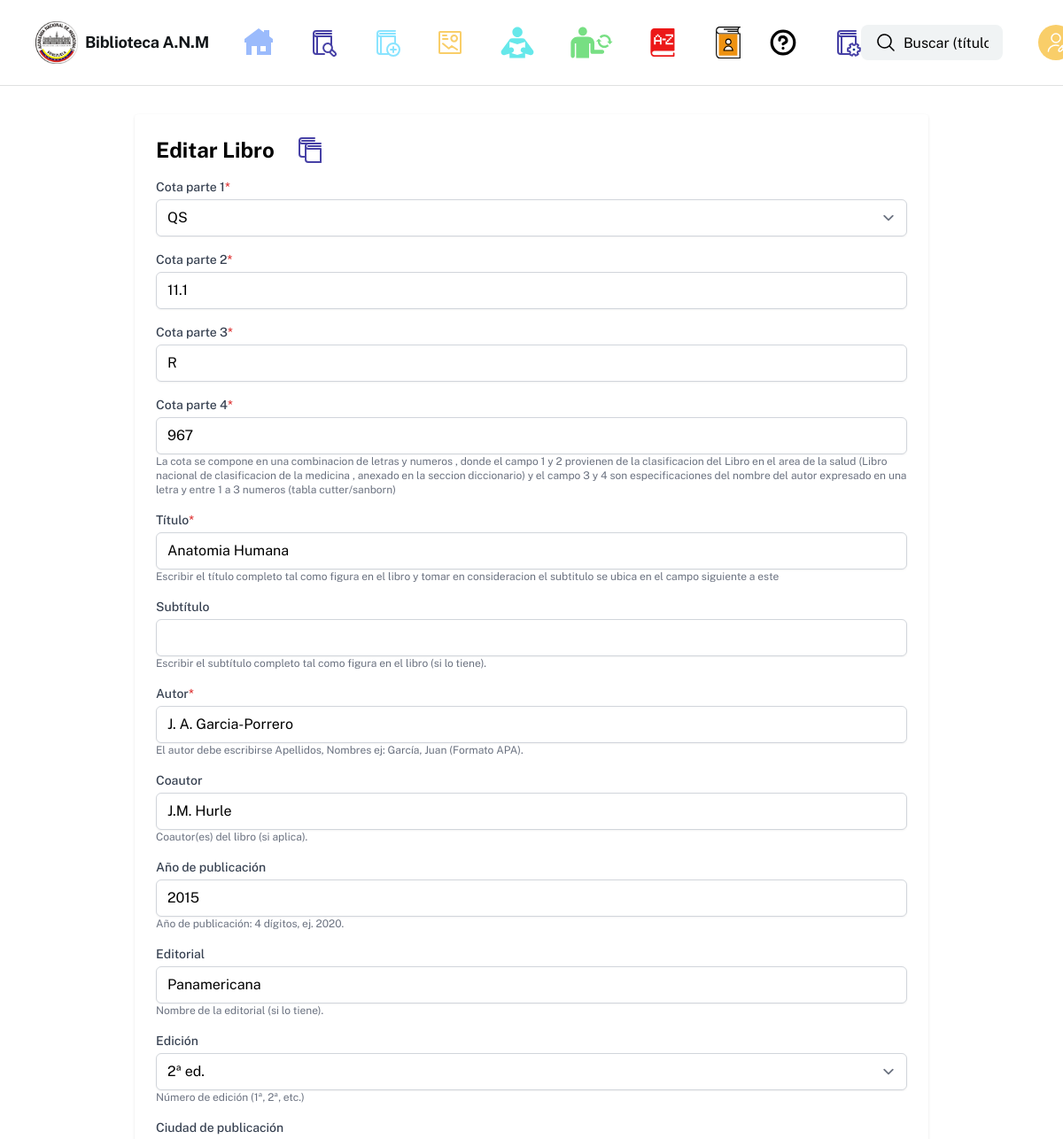
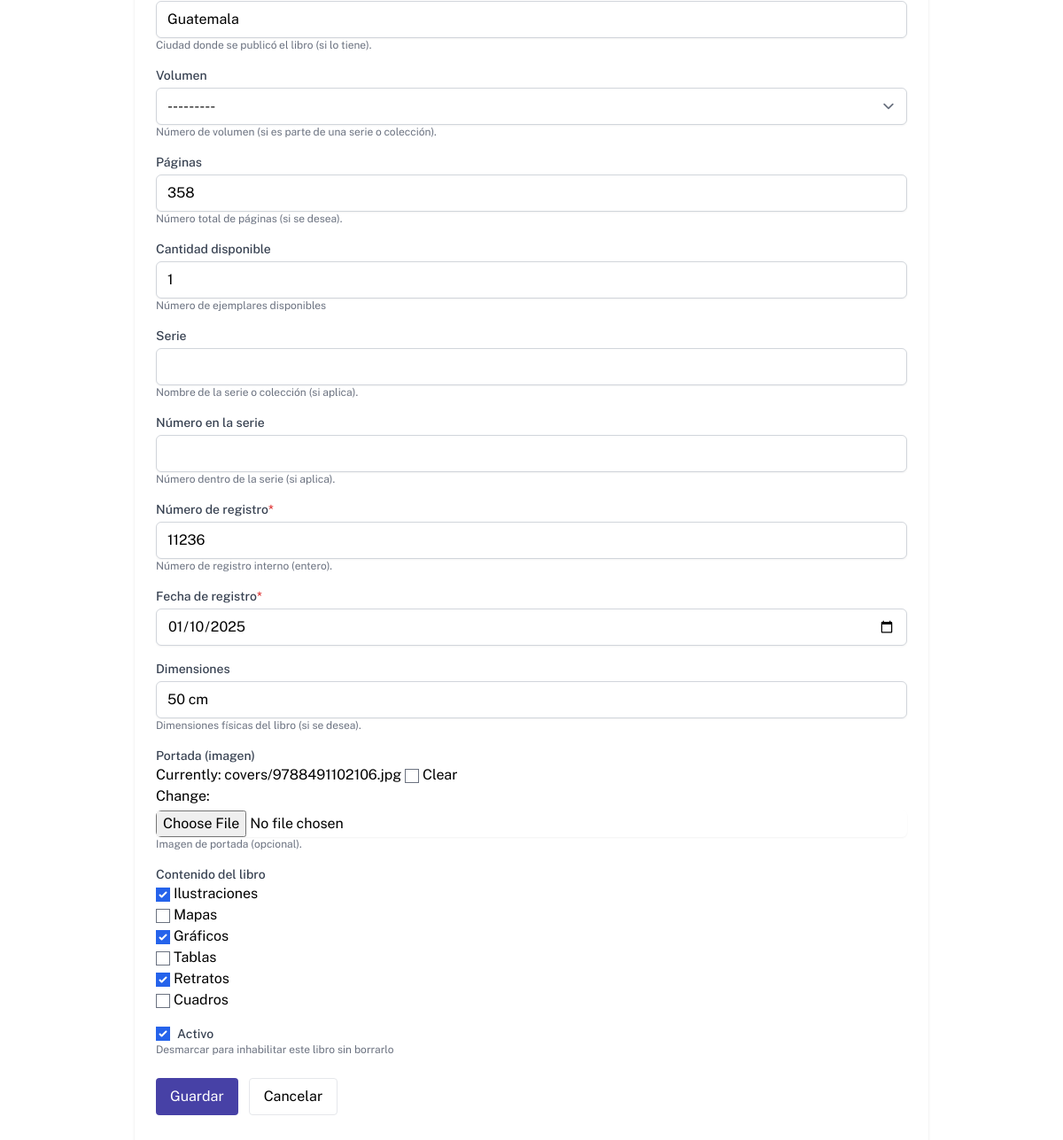
/adminpanel/books/33/edit/ (signed in), run on the app's committed database (2 pictures, top to bottom).
### tasks/models.py (models this page shows, shortened)
class Libros(models.Model):
    cota = models.CharField(max_length=30, unique=True)
    titulo = models.CharField(max_length=100)
    subtitulo = models.CharField(max_length=100, null=True, blank=True)
    autor = models.CharField(max_length=100)
    co_autor = models.CharField(max_length=100, null=True, blank=True)
    fecha_publicacion = models.IntegerField(null=True, blank=True)
    editorial = models.CharField(max_length=100, null=True, blank=True)
    edicion = models.PositiveSmallIntegerField("edición", choices=EDICION_CHOICES, default=1)
    ubicacion_publicacion = models.CharField(max_length=100, null=True, blank=True)
    volumen = models.PositiveSmallIntegerField("volumen", choices=VOLUMEN_CHOICES, null=True, blank=True)
    paginas = models.IntegerField(null=True, blank=True)
    cantidad = models.PositiveIntegerField("cantidad", default=1, help_text="Cantidad disponible en el inventario")
    serie = models.CharField(max_length=100, null=True, blank=True)
    numero_serie = models.IntegerField(null=True, blank=True)
    numero_registro = models.IntegerField(null=True, blank=True)
    fecha_registro = models.DateField(null=True, blank=True)
    fecha_creacion = models.DateField("fecha de creación", auto_now_add=True, null=True, blank=True)
    hora_creacion = models.TimeField("hora de creación", auto_now_add=True, null=True, blank=True)
    dimensiones = models.CharField(max_length=100, null=True, blank=True)
    portada = models.ImageField("portada", upload_to='covers/', null=True, blank=True, help_text="Imagen de portada (opcional)")
    contenido = models.CharField("contenido del libro", max_length=200, null=True, blank=True,
                                help_text="Seleccione los contenidos (guardado como valores separados por comas)")
    classification = models.ForeignKey('Clasificacion', null=True, blank=True, on_delete=models.SET_NULL, related_name='libros')
    dictionary_entry = models.ForeignKey('DictionaryEntry', null=True, blank=True, on_delete=models.SET_NULL, related_name='libros')
    user = models.ForeignKey(settings.AUTH_USER_MODEL, on_delete=models.DO_NOTHING)
    is_active = models.BooleanField('activo', default=True, help_text='Desmarcar para inhabilitar este libro sin borrarlo')

### tasks/views.py (the view)
# urls.py: path('adminpanel/books/<int:pk>/edit/', views.admin_book_edit, name='admin_book_edit'),
@_superuser_required
def admin_book_edit(request, pk):
    book = get_object_or_404(Libros, pk=pk)
    if request.method == 'POST':
        form = TaskForm(request.POST, request.FILES, instance=book)
        if form.is_valid():
            form.save()
            messages.success(request, 'Libro actualizado')
            return redirect('admin_books')
    else:
        form = TaskForm(instance=book)
    return render(request, 'admin/book_form.html', {'form': form, 'create': False, 'book': book})

### tasks/templatetags/form_tags.py (called while the page is built)
@register.filter(name='add_class')
def add_class(field, css):
    try:
        widget = field.field.widget
        existing = widget.attrs.get('class', '')
        new = (existing + ' ' + css).strip()
        return field.as_widget(attrs={'class': new})
    except Exception:
        return mark_safe(str(field))

### tasks/views.py (called while the page is built)
def _superuser_required(view_func):
    from functools import wraps
    @wraps(view_func)
    def _wrapped(request, *args, **kwargs):
        if not request.user.is_authenticated or not request.user.is_superuser:
            messages.error(request, 'Acceso denegado: se requiere ser administrador.')
            return redirect('index')
        return view_func(request, *args, **kwargs)
    return _wrapped

### tasks/templates/admin/book_form.html (shortened to what this page needs)
{% extends 'base.html' %}
{% load form_tags %}
{% block content %}
<main class="px-8 py-8">
  <div class="max-w-4xl mx-auto bg-white p-6 rounded shadow">
    <div class="flex flex-no-wrap">
    <h1 class="text-2xl font-bold mb-4">{% if create %}Agregar Libro{% else %}Editar Libro{% endif %}</h1>
    </div>
    <form method="post" enctype="multipart/form-data">{% csrf_token %}
      <div class="grid grid-cols-1 gap-4">
        {% if form.cota_part1 %}
        <div>
          <label class="flex flex-nowrap block text-sm font-medium text-gray-700">Cota parte 1<p class="text-red-600">*</p></label>
          {{ form.cota_part1|add_class:"mt-1 block w-full rounded-md border-gray-300 shadow-sm" }}
        </div>
        {% endif %}
        {% if form.cota_part2 %}
        <div>
          <label class="flex flex-nowrap block text-sm font-medium text-gray-700">Cota parte 2<p class="text-red-600">*</p></label>
          {{ form.cota_part2|add_class:"mt-1 block w-full rounded-md border-gray-300 shadow-sm" }}
        </div>
        {% endif %}
        {% if form.cota_part3 %}
        <div>
          <label class="flex flex-nowrap block text-sm font-medium text-gray-700">Cota parte 3<p class="text-red-600">*</p></label>
          {{ form.cota_part3|add_class:"mt-1 block w-full rounded-md border-gray-300 shadow-sm" }}
        </div>
        {% endif %}
        {% if form.cota_part4 %}
        <div>
          <label class="flex flex-nowrap block text-sm font-medium text-gray-700">Cota parte 4<p class="text-red-600">*</p></label>
          {{ form.cota_part4|add_class:"mt-1 block w-full rounded-md border-gray-300 shadow-sm" }}
          {% if form.cota_part4.help_text %}<p class="text-xs text-gray-500">{{ form.cota_part4.help_text }}</p>{% endif %}
        </div>
        {% endif %}
        {% if form.titulo %}
        <div>
          <label class="flex flex-nowrap block text-sm font-medium text-gray-700">Título<p class="text-red-600">*</p></label>
          {{ form.titulo|add_class:"mt-1 block w-full rounded-md border-gray-300 shadow-sm" }}
          {% if form.titulo.help_text %}<p class="text-xs text-gray-500">{{ form.titulo.help_text }}</p>{% endif %}
        </div>
        {% endif %}
        {% if form.subtitulo %}
        <div>
          <label class="block text-sm font-medium text-gray-700">Subtítulo</label>
          {{ form.subtitulo|add_class:"mt-1 block w-full rounded-md border-gray-300 shadow-sm" }}
          {% if form.subtitulo.help_text %}<p class="text-xs text-gray-500">{{ form.subtitulo.help_text }}</p>{% endif %}
        </div>
        {% endif %}
        {% if form.autor %}
        <div>
          <label class="flex flex-nowrap block text-sm font-medium text-gray-700">Autor<p class="text-red-600">*</p></label>
          {{ form.autor|add_class:"mt-1 block w-full rounded-md border-gray-300 shadow-sm" }}
          {% if form.autor.help_text %}<p class="text-xs text-gray-500">{{ form.autor.help_text }}</p>{% endif %}
        </div>
        {% endif %}
        {% if form.co_autor %}
        <div>
          <label class="block text-sm font-medium text-gray-700">Coautor</label>
          {{ form.co_autor|add_class:"mt-1 block w-full rounded-md border-gray-300 shadow-sm" }}
          {% if form.co_autor.help_text %}<p class="text-xs text-gray-500">{{ form.co_autor.help_text }}</p>{% endif %}
        </div>
        {% endif %}
        {% if form.fecha_publicacion %}
        <div>
          <label class="block text-sm font-medium text-gray-700">Año de publicación</label>
          {{ form.fecha_publicacion|add_class:"mt-1 block w-full rounded-md border-gray-300 shadow-sm" }}
          {% if form.fecha_publicacion.help_text %}<p class="text-xs text-gray-500">{{ form.fecha_publicacion.help_text }}</p>{% endif %}
        </div>
        {% endif %}
        {% if form.editorial %}
        <div>
          <label class="block text-sm font-medium text-gray-700">Editorial</label>
          {{ form.editorial|add_class:"mt-1 block w-full rounded-md border-gray-300 shadow-sm" }}
          {% if form.editorial.help_text %}<p class="text-xs text-gray-500">{{ form.editorial.help_text }}</p>{% endif %}
        </div>
        {% endif %}
        {% if form.edicion %}
        <div>
          <label class="block text-sm font-medium text-gray-700">Edición</label>
          {{ form.edicion|add_class:"mt-1 block w-full rounded-md border-gray-300 shadow-sm" }}
          {% if form.edicion.help_text %}<p class="text-xs text-gray-500">{{ form.edicion.help_text }}</p>{% endif %}
        </div>
        {% endif %}
        {% if form.ubicacion_publicacion %}
        <div>
          <label class="block text-sm font-medium text-gray-700">Ciudad de publicación</label>
          {{ form.ubicacion_publicacion|add_class:"mt-1 block w-full rounded-md border-gray-300 shadow-sm" }}
          {% if form.ubicacion_publicacion.help_text %}<p class="text-xs text-gray-500">{{ form.ubicacion_publicacion.help_text }}</p>{% endif %}
        </div>
        {% endif %}
        {% if form.volumen %}
        <div>
          <label class="block text-sm font-medium text-gray-700">Volumen</label>
          {{ form.volumen|add_class:"mt-1 block w-full rounded-md border-gray-300 shadow-sm" }}
          {% if form.volumen.help_text %}<p class="text-xs text-gray-500">{{ form.volumen.help_text }}</p>{% endif %}
        </div>
        {% endif %}
        {% if form.paginas %}
        <div>
          <label class="block text-sm font-medium text-gray-700">Páginas</label>
          {{ form.paginas|add_class:"mt-1 block w-full rounded-md border-gray-300 shadow-sm" }}
          {% if form.paginas.help_text %}<p class="text-xs text-gray-500">{{ form.paginas.help_text }}</p>{% endif %}
        </div>
        {% endif %}
        {% if form.cantidad %}
        <div>
          <label class="block text-sm font-medium text-gray-700">Cantidad disponible</label>
          {{ form.cantidad|add_class:"mt-1 block w-full rounded-md border-gray-300 shadow-sm" }}
          {% if form.cantidad.help_text %}<p class="text-xs text-gray-500">{{ form.cantidad.help_text }}</p>{% endif %}
        </div>
        {% endif %}
        {% if form.serie %}
        <div>
          <label class="block text-sm font-medium text-gray-700">Serie</label>
          {{ form.serie|add_class:"mt-1 block w-full rounded-md border-gray-300 shadow-sm" }}
          {% if form.serie.help_text %}<p class="text-xs text-gray-500">{{ form.serie.help_text }}</p>{% endif %}
        </div>
        {% endif %}
        {% if form.numero_serie %}
        <div>
          <label class="block text-sm font-medium text-gray-700">Número en la serie</label>
          {{ form.numero_serie|add_class:"mt-1 block w-full rounded-md border-gray-300 shadow-sm" }}
          {% if form.numero_serie.help_text %}<p class="text-xs text-gray-500">{{ form.numero_serie.help_text }}</p>{% endif %}
        </div>
        {% endif %}
        {% if form.numero_registro %}
        <div>
          <label class="flex flex-nowrap block text-sm font-medium text-gray-700">Número de registro<p class="text-red-600">*</p></label>
          {{ form.numero_registro|add_class:"mt-1 block w-full rounded-md border-gray-300 shadow-sm" }}
          {% if form.numero_registro.help_text %}<p class="text-xs text-gray-500">{{ form.numero_registro.help_text }}</p>{% endif %}
        </div>
        {% endif %}
        {% if form.fecha_registro %}
        <div>
          <label class="flex flex-nowrap block text-sm font-medium text-gray-700">Fecha de registro<p class="text-red-600">*</p></label>
          {{ form.fecha_registro|add_class:"mt-1 block w-full rounded-md border-gray-300 shadow-sm" }}
        </div>
        {% endif %}
        {% if form.dimensiones %}
        <div>
          <label class="block text-sm font-medium text-gray-700">Dimensiones</label>
          {{ form.dimensiones|add_class:"mt-1 block w-full rounded-md border-gray-300 shadow-sm" }}
          {% if form.dimensiones.help_text %}<p class="text-xs text-gray-500">{{ form.dimensiones.help_text }}</p>{% endif %}
        </div>
        {% endif %}
        {% if form.portada %}
        <div>
          <label class="block text-sm font-medium text-gray-700">Portada (imagen)</label>
          {{ form.portada|add_class:"mt-1 block w-full rounded-md border-gray-300 shadow-sm" }}
          {% if form.portada.help_text %}<p class="text-xs text-gray-500">{{ form.portada.help_text }}</p>{% endif %}
        </div>
        {% endif %}
        {% if form.contenido %}
        <div>
          <label class="block text-sm font-medium text-gray-700">Contenido del libro</label>
          {{ form.contenido }}
        </div>
        {% endif %}
        {% if form.is_active %}
        <div>
          <label class="inline-flex items-center gap-2">
            {{ form.is_active }}
            <span class="text-sm font-medium text-gray-700">Activo</span>
          </label>
          {% if form.is_active.help_text %}<p class="text-xs text-gray-500">{{ form.is_active.help_text }}</p>{% endif %}
        </div>
        {% endif %}
      </div>
      <div class="mt-6 flex gap-3">
        <button type="submit" class="bg-[#4741A6] text-white px-4 py-2 rounded">Guardar</button>
        <a href="{% url 'admin_books' %}" class="px-4 py-2 rounded border">Cancelar</a>
      </div>
    </form>
  </div>
</main>
{% endblock %}

### data on the page
Libros: titulo "Anatomia Humana", autor "J. A. Garcia-Porrero", co_autor "J.M. Hurle", fecha_publicacion "2015", editorial "Panamericana", edicion "2ª ed.", ubicacion_publicacion "Guatemala", volumen "---------", paginas "358", cantidad "1", numero_registro "11236", fecha_registro "01/10/2025", dimensiones "50 cm", contenido "☑ ☐ ☑ ☐ ☑ ☐", is_active "☑"
